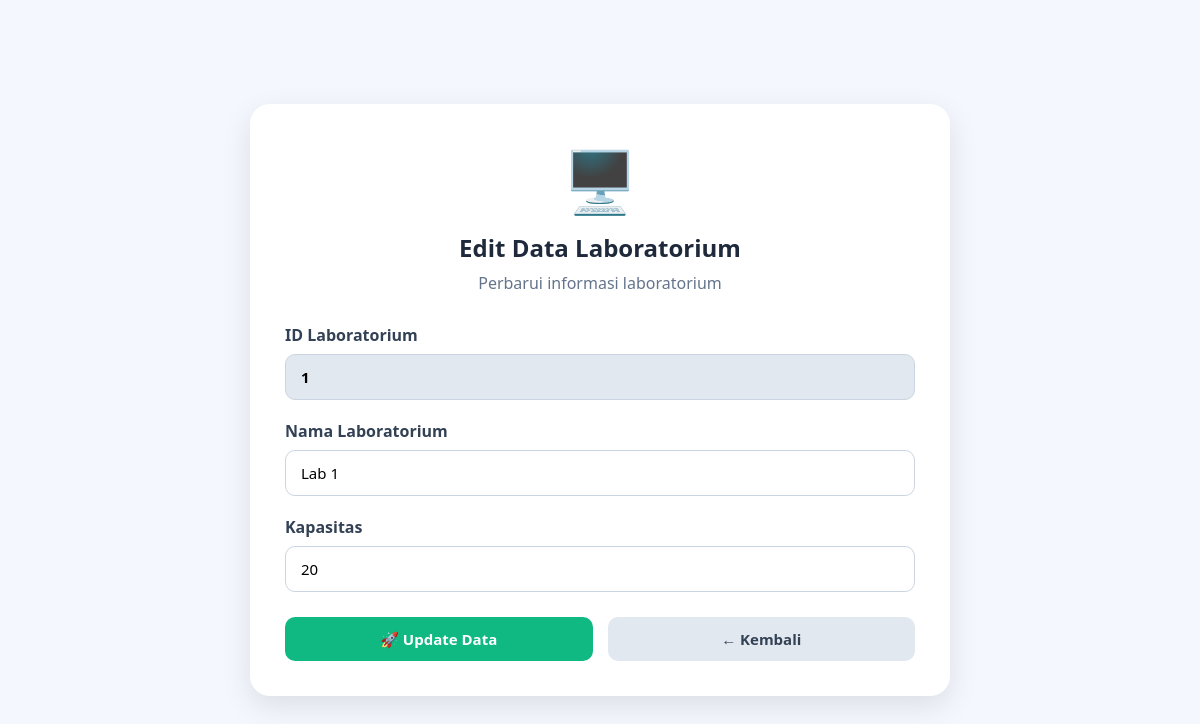
Page /admin/laboratorium/edit.php?id=1 on the committed database.
### tables this page shows
CREATE TABLE `laboratorium` (
  `id_lab` int NOT NULL,
  `nama_lab` varchar(5) DEFAULT NULL,
  `kapasitas` int DEFAULT NULL
);

### admin/laboratorium/edit.php (the view, shortened to what this page needs)
<?php
include "../../config/koneksi.php";
$id = $_GET['id'];
$data = mysqli_query($conn,"
    SELECT *
    FROM laboratorium
    WHERE id_lab='$id'
");
$lab = mysqli_fetch_assoc($data);
?>
<!DOCTYPE html>
<html lang="id">
<head>
</head>
<body>
<div class="container">
    <div class="header">
        <div class="icon">🖥️</div>
        <h2>Edit Data Laboratorium</h2>
        <p>Perbarui informasi laboratorium</p>
    </div>
    <form method="POST">
        <div class="form-group">
            <label>ID Laboratorium</label>
            <input
                type="text"
                value="<?= $lab['id_lab']; ?>"
                readonly
            >
        </div>
        <div class="form-group">
            <label>Nama Laboratorium</label>
            <input
                type="text"
                name="nama_lab"
                value="<?= $lab['nama_lab']; ?>"
                required
            >
        </div>
        <div class="form-group">
            <label>Kapasitas</label>
            <input
                type="number"
                name="kapasitas"
                value="<?= $lab['kapasitas']; ?>"
                required
            >
        </div>
        <div class="btn-group">
            <button
                type="submit"
                name="update"
                class="btn btn-update"
            >
                🚀 Update Data
            </button>
            <a
                href="index.php"
                class="btn btn-kembali"
            >
                ← Kembali
            </a>
        </div>
    </form>
</div>
</body>
</html>

### admin/laboratorium/edit.php (style rules this page uses)
* { margin:0; padding:0; box-sizing:border-box; font-family:'Segoe UI',sans-serif; }
body { background:#f4f7fe; min-height:100vh; display:flex; justify-content:center; align-items:center; padding:30px; }
.container { width:100%; max-width:700px; background:white; border-radius:20px; padding:35px; box-shadow:0 10px 30px rgba(0,0,0,.1); }
.header { text-align:center; margin-bottom:30px; }
.icon { font-size:60px; margin-bottom:10px; }
.header h2 { color:#1e293b; margin-bottom:8px; }
.header p { color:#64748b; }
.form-group { margin-bottom:20px; }
label { display:block; margin-bottom:8px; font-weight:600; color:#334155; }
input { width:100%; padding:12px 15px; border:1px solid #cbd5e1; border-radius:10px; outline:none; font-size:15px; transition:.3s; }
input[readonly] { background:#e2e8f0; cursor:not-allowed; font-weight:bold; }
.btn-group { display:flex; gap:15px; margin-top:25px; }
.btn { flex:1; padding:12px; border:none; border-radius:10px; cursor:pointer; font-size:15px; font-weight:bold; text-decoration:none; text-align:center; transition:.3s; }
.btn-update { background:#10b981; color:white; }
.btn-kembali { background:#e2e8f0; color:#334155; }

### rows in the picture
laboratorium: id_lab "1", nama_lab "Lab 1", kapasitas "20"
